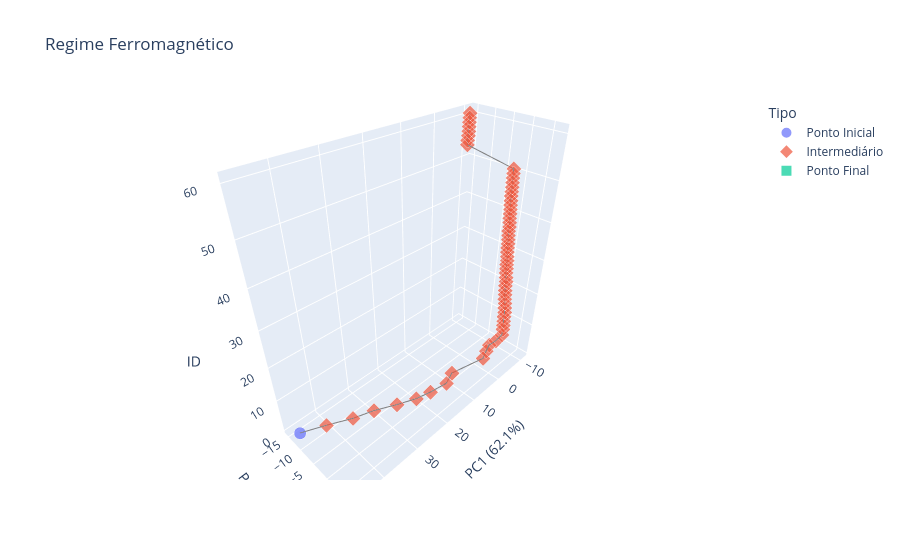
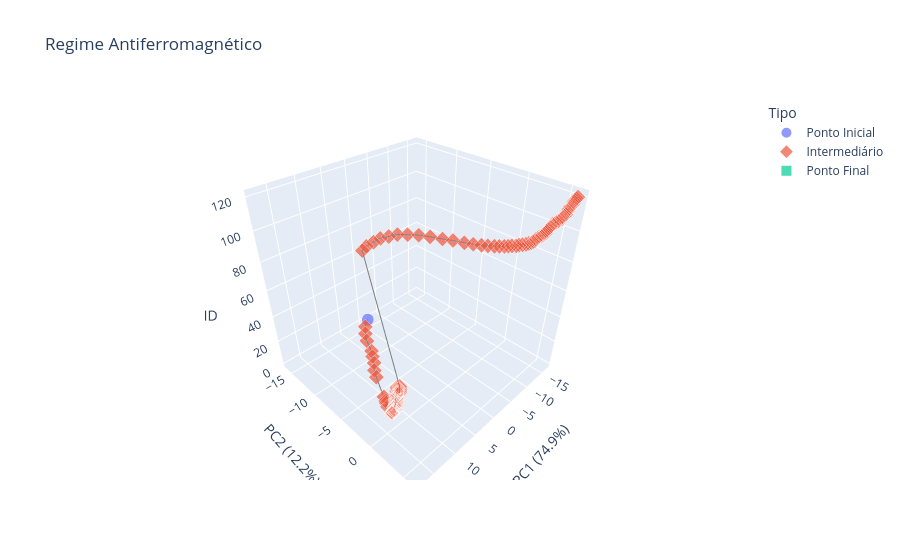

The code cell stored with these charts, in order, in its notebook:
### Code cell
plot_pca_3d_interactive(p1[0][2], 0, -1, "Regime Ferromagnético")
plot_pca_3d_interactive(p2[0][2], 0, -1, "Regime Antiferromagnético")
